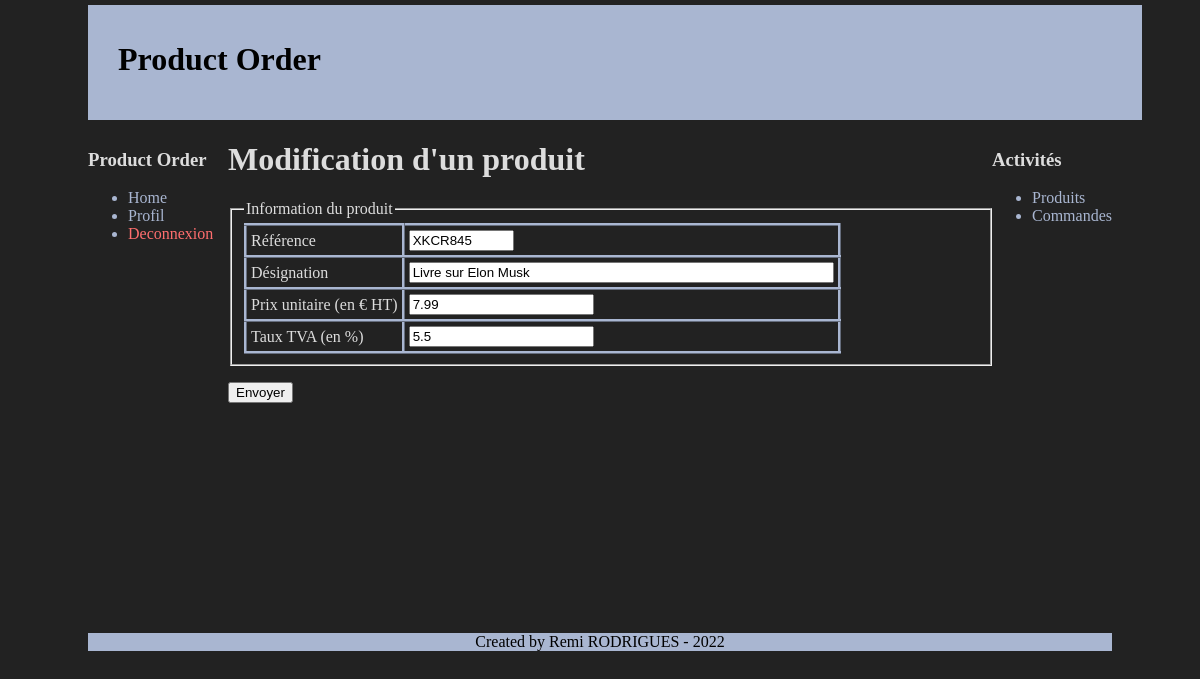
Page /product/updateProduct.php?id=1 on the committed database.
### tables this page shows
CREATE TABLE `products` (
  `id` int(11) NOT NULL,
  `user_id` int(11) NOT NULL,
  `reference` varchar(10) NOT NULL,
  `designation` varchar(50) NOT NULL,
  `unit_price` float NOT NULL,
  `rate` float NOT NULL,
  `add_date` datetime NOT NULL,
  `update_date` datetime NOT NULL,
  `deleted` tinyint(1) NOT NULL DEFAULT '0',
  `delete_date` datetime DEFAULT NULL
);

### product/updateProduct.php (the view, shortened to what this page needs)
<?php
require("../layout/htmlHead.php");
echo htmlHead("Formulaire de modification", "../style");
?>
    <body>
        <?php include("../layout/header.php"); ?>
        <div id="menu">
            <div class="element_menu">
                <h3>Product Order</h3>
                <ul>
                    <li><a href="../home.php">Home</a></li>
                    <li><a href="../profil.php">Profil</a></li>
                    <li><a href="../deconnexion.php" class="deconnexion_btn">Deconnexion</a></li>
                </ul>
            </div>
        </div>
        <div id="menu_right">
            <div class="element_menu">
                <h3>Activités</h3>
                <ul>
                    <li><a href="productList.php">Produits</a></li>
                    <li><a href="../order/orderList.php">Commandes</a></li>
                </ul>
            </div>
        </div>
        <?php
        include("../utils/connexion_db.php");
        $product = $bdd->prepare("
            SELECT id, reference, designation, unit_price, rate FROM products
            WHERE id = :product_id;
        ");
        $id = htmlspecialchars($_GET["id"]);
        $product->execute([
            "product_id"=> $id,
        ]);
        $data = $product->fetch();
        ?>
        <div id="corps">
            <h1>Modification d'un produit</h1>
            <form method="post" action="updateProductProcess.php">
                <fieldset>
                    <legend>Information du produit</legend>
                    <table>
                        <tr>
                            <td><label for="reference">Référence</label> </td>
                            <td><input type="text" name="reference" id="reference" size=10 value="<?= $data["reference"]; ?>"/></td>
                        </tr>
                        <tr>
                            <td><label for="designation">Désignation</label> </td>
                            <td><input type="text" name="designation" id="designation" size=50 value="<?= $data["designation"]; ?>"/></td>
                        </tr>
                        <tr>
                            <td><label for="unit_price">Prix unitaire (en € HT)</label> </td>
                            <td><input type="number"  name="unit_price" id="unit_price" size=50 step="any" value="<?= $data["unit_price"]; ?>"/></td>
                        </tr>
                        <tr>
                            <td><label for="rate">Taux TVA (en %)</label> </td>
                            <td><input type="number" name="rate" id="rate" size=10 step="any" value="<?= $data["rate"]; ?>"/></td>
                        </tr>
                    </table>
                </fieldset>
                <p>
                    <input type="submit" value="Envoyer"/>
                </p>
            </form>
        </div>
        <?php include("../layout/footer.php"); ?>
    </body>
</html>

### style.css (style rules this page uses)
body { width: 1024px; margin: auto; margin-top: 5px; margin-bottom: 5px; background-color: #222; color: #ddd; }
#menu { float: left; width: 120px; margin-bottom: 10px; }
#menu_right { float: right; width: 120px; margin-bottom: 10px; }
#corps { margin-left: 140px; margin-bottom: 20px; }
a { text-decoration: none; color: rgb(169, 182, 209); }
ul { color: rgb(169, 182, 209); }
label { color: #ddd; }
table, th, td { border: 3px ridge rgb(169, 182, 209); border-collapse: collapse; padding: 4px; }
.deconnexion_btn { color: rgb(255, 110, 110); }

### rows in the picture
products: reference "XKCR845", designation "Livre sur Elon Musk", unit_price "7.99", rate "5.5"
